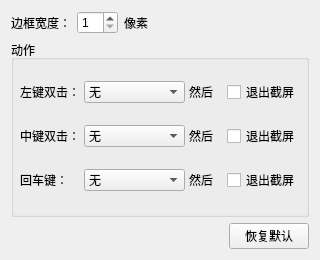
<?xml version="1.0" encoding="UTF-8"?>
<ui version="4.0">
 <class>ScreenshotSettings</class>
 <widget class="QWidget" name="ScreenshotSettings">
  <property name="geometry">
   <rect>
    <x>0</x>
    <y>0</y>
    <width>320</width>
    <height>260</height>
   </rect>
  </property>
  <property name="windowTitle">
   <string>Form</string>
  </property>
  <layout class="QVBoxLayout" name="verticalLayout_2" stretch="0,1,0">
   <item>
    <layout class="QHBoxLayout" name="horizontalLayout_5">
     <item>
      <widget class="QLabel" name="label">
       <property name="text">
        <string>边框宽度：</string>
       </property>
      </widget>
     </item>
     <item>
      <widget class="QSpinBox" name="spinBox">
       <property name="minimum">
        <number>1</number>
       </property>
       <property name="maximum">
        <number>30</number>
       </property>
      </widget>
     </item>
     <item>
      <widget class="QLabel" name="label_2">
       <property name="text">
        <string>像素</string>
       </property>
      </widget>
     </item>
     <item>
      <spacer name="horizontalSpacer_2">
       <property name="orientation">
        <enum>Qt::Horizontal</enum>
       </property>
       <property name="sizeHint" stdset="0">
        <size>
         <width>40</width>
         <height>20</height>
        </size>
       </property>
      </spacer>
     </item>
    </layout>
   </item>
   <item>
    <widget class="QGroupBox" name="groupBox">
     <property name="title">
      <string>动作</string>
     </property>
     <layout class="QVBoxLayout" name="verticalLayout">
      <property name="leftMargin">
       <number>6</number>
      </property>
      <property name="topMargin">
       <number>6</number>
      </property>
      <property name="rightMargin">
       <number>6</number>
      </property>
      <property name="bottomMargin">
       <number>6</number>
      </property>
      <item>
       <layout class="QHBoxLayout" name="horizontalLayout">
        <property name="spacing">
         <number>4</number>
        </property>
        <item>
         <widget class="QLabel" name="label_3">
          <property name="minimumSize">
           <size>
            <width>60</width>
            <height>0</height>
           </size>
          </property>
          <property name="text">
           <string>左键双击：</string>
          </property>
         </widget>
        </item>
        <item>
         <widget class="QComboBox" name="combox_LeftBtrn">
          <item>
           <property name="text">
            <string>无</string>
           </property>
          </item>
          <item>
           <property name="text">
            <string>复制到剪贴板</string>
           </property>
          </item>
          <item>
           <property name="text">
            <string>贴到屏幕</string>
           </property>
          </item>
          <item>
           <property name="text">
            <string>保存到文件</string>
           </property>
          </item>
          <item>
           <property name="text">
            <string>快捷保存</string>
           </property>
          </item>
         </widget>
        </item>
        <item>
         <widget class="QLabel" name="label_6">
          <property name="text">
           <string>然后</string>
          </property>
         </widget>
        </item>
        <item>
         <widget class="QCheckBox" name="checkBox_LeftBtn">
          <property name="text">
           <string>退出截屏</string>
          </property>
         </widget>
        </item>
       </layout>
      </item>
      <item>
       <layout class="QHBoxLayout" name="horizontalLayout_2">
        <property name="spacing">
         <number>4</number>
        </property>
        <item>
         <widget class="QLabel" name="label_4">
          <property name="minimumSize">
           <size>
            <width>60</width>
            <height>0</height>
           </size>
          </property>
          <property name="text">
           <string>中键双击：</string>
          </property>
         </widget>
        </item>
        <item>
         <widget class="QComboBox" name="combox_MiddleBtn">
          <item>
           <property name="text">
            <string>无</string>
           </property>
          </item>
          <item>
           <property name="text">
            <string>复制到剪贴板</string>
           </property>
          </item>
          <item>
           <property name="text">
            <string>贴到屏幕</string>
           </property>
          </item>
          <item>
           <property name="text">
            <string>保存到文件</string>
           </property>
          </item>
          <item>
           <property name="text">
            <string>快捷保存</string>
           </property>
          </item>
         </widget>
        </item>
        <item>
         <widget class="QLabel" name="label_7">
          <property name="text">
           <string>然后</string>
          </property>
         </widget>
        </item>
        <item>
         <widget class="QCheckBox" name="checkBox_MiddleBtn">
          <property name="text">
           <string>退出截屏</string>
          </property>
         </widget>
        </item>
       </layout>
      </item>
      <item>
       <layout class="QHBoxLayout" name="horizontalLayout_3">
        <property name="spacing">
         <number>4</number>
        </property>
        <item>
         <widget class="QLabel" name="label_5">
          <property name="minimumSize">
           <size>
            <width>60</width>
            <height>0</height>
           </size>
          </property>
          <property name="text">
           <string>回车键：</string>
          </property>
         </widget>
        </item>
        <item>
         <widget class="QComboBox" name="combox_Return">
          <item>
           <property name="text">
            <string>无</string>
           </property>
          </item>
          <item>
           <property name="text">
            <string>复制到剪贴板</string>
           </property>
          </item>
          <item>
           <property name="text">
            <string>贴到屏幕</string>
           </property>
          </item>
          <item>
           <property name="text">
            <string>保存到文件</string>
           </property>
          </item>
          <item>
           <property name="text">
            <string>快捷保存</string>
           </property>
          </item>
         </widget>
        </item>
        <item>
         <widget class="QLabel" name="label_8">
          <property name="text">
           <string>然后</string>
          </property>
         </widget>
        </item>
        <item>
         <widget class="QCheckBox" name="checkBox_Return">
          <property name="text">
           <string>退出截屏</string>
          </property>
         </widget>
        </item>
       </layout>
      </item>
     </layout>
    </widget>
   </item>
   <item>
    <layout class="QHBoxLayout" name="horizontalLayout_4">
     <item>
      <spacer name="horizontalSpacer">
       <property name="orientation">
        <enum>Qt::Horizontal</enum>
       </property>
       <property name="sizeHint" stdset="0">
        <size>
         <width>40</width>
         <height>20</height>
        </size>
       </property>
      </spacer>
     </item>
     <item>
      <widget class="QPushButton" name="btn_Restore">
       <property name="text">
        <string>恢复默认</string>
       </property>
      </widget>
     </item>
    </layout>
   </item>
  </layout>
 </widget>
 <resources/>
 <connections/>
</ui>
